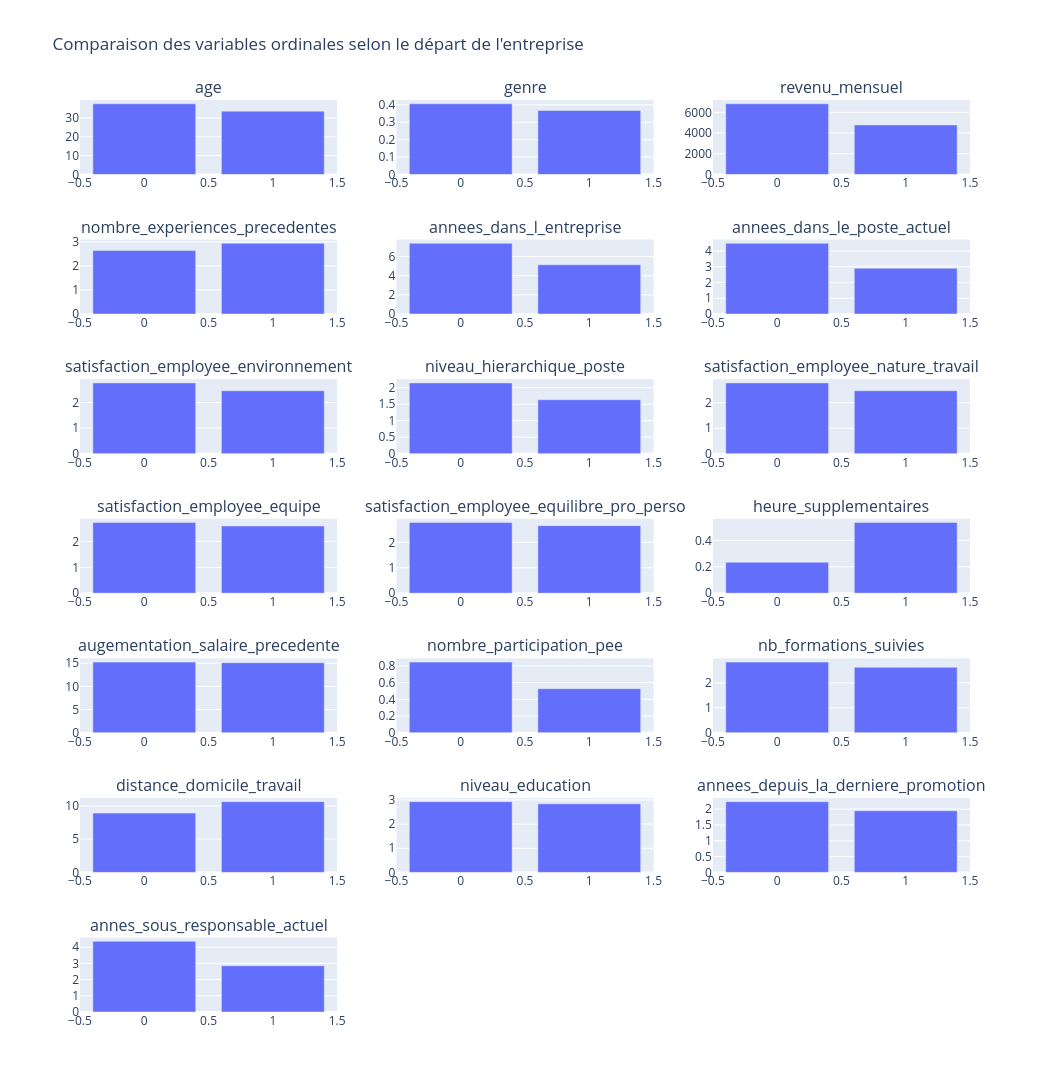

Notebook code cell kept with this figure:
### Code cell
# ==============================================================================
# GRAPHIQUE 3 : HISTOGRAMMES DE COMPARAISON DES MOYENNES DES VARIABLE NUMERIQUE
# ==============================================================================
n_rows_hist = -(-len(df_group.columns) // n_cols)

name_columns = df_group.columns

fig_hist = sp.make_subplots(rows=n_rows_hist, cols=n_cols, subplot_titles=name_columns)

for idx, col in enumerate(name_columns):
    row = idx // n_cols + 1
    col_pos = idx % n_cols + 1

    # bar chart : une valeur moyenne déjà calculée par groupe, pas une distribution brute
    bar_fig = px.bar(x=df_group.index, y=df_group[col])

    for trace in bar_fig.data:
        fig_hist.add_trace(trace, row=row, col=col_pos)

 

fig_hist.update_layout(
    height=300 * n_rows_hist, width=350 * n_cols, showlegend=True,
    title_text="Comparaison des variables ordinales selon le départ de l'entreprise"
)
fig_hist.show()

### Figure 1 — Plotly figure (JSON) as saved in the notebook; plotly's stock layout.template omitted (floating-point values rounded to 4 significant figures)
{"data": [{"hovertemplate": "x=%{x}<br>y=%{y}<extra></extra>", "legendgroup": "", "marker": {"color": "#636efa", "pattern": {"shape": ""}}, "name": "", "orientation": "v", "showlegend": false, "textposition": "auto", "type": "bar", "x": [0, 1], "xaxis": "x", "y": [37.56, 33.61], "yaxis": "y"}, {"hovertemplate": "x=%{x}<br>y=%{y}<extra></extra>", "legendgroup": "", "marker": {"color": "#636efa", "pattern": {"shape": ""}}, "name": "", "orientation": "v", "showlegend": false, "textposition": "auto", "type": "bar", "x": [0, 1], "xaxis": "x2", "y": [0.4063, 0.3671], "yaxis": "y2"}, {"hovertemplate": "x=%{x}<br>y=%{y}<extra></extra>", "legendgroup": "", "marker": {"color": "#636efa", "pattern": {"shape": ""}}, "name": "", "orientation": "v", "showlegend": false, "textposition": "auto", "type": "bar", "x": [0, 1], "xaxis": "x3", "y": [6833.0, 4787.0], "yaxis": "y3"}, {"hovertemplate": "x=%{x}<br>y=%{y}<extra></extra>", "legendgroup": "", "marker": {"color": "#636efa", "pattern": {"shape": ""}}, "name": "", "orientation": "v", "showlegend": false, "textposition": "auto", "type": "bar", "x": [0, 1], "xaxis": "x4", "y": [2.646, 2.941], "yaxis": "y4"}, {"hovertemplate": "x=%{x}<br>y=%{y}<extra></extra>", "legendgroup": "", "marker": {"color": "#636efa", "pattern": {"shape": ""}}, "name": "", "orientation": "v", "showlegend": false, "textposition": "auto", "type": "bar", "x": [0, 1], "xaxis": "x5", "y": [7.369, 5.131], "yaxis": "y5"}, {"hovertemplate": "x=%{x}<br>y=%{y}<extra></extra>", "legendgroup": "", "marker": {"color": "#636efa", "pattern": {"shape": ""}}, "name": "", "orientation": "v", "showlegend": false, "textposition": "auto", "type": "bar", "x": [0, 1], "xaxis": "x6", "y": [4.484, 2.903], "yaxis": "y6"}, {"hovertemplate": "x=%{x}<br>y=%{y}<extra></extra>", "legendgroup": "", "marker": {"color": "#636efa", "pattern": {"shape": ""}}, "name": "", "orientation": "v", "showlegend": false, "textposition": "auto", "type": "bar", "x": [0, 1], "xaxis": "x7", "y": [2.771, 2.464], "yaxis": "y7"}, {"hovertemplate": "x=%{x}<br>y=%{y}<extra></extra>", "legendgroup": "", "marker": {"color": "#636efa", "pattern": {"shape": ""}}, "name": "", "orientation": "v", "showlegend": false, "textposition": "auto", "type": "bar", "x": [0, 1], "xaxis": "x8", "y": [2.146, 1.637], "yaxis": "y8"}, {"hovertemplate": "x=%{x}<br>y=%{y}<extra></extra>", "legendgroup": "", "marker": {"color": "#636efa", "pattern": {"shape": ""}}, "name": "", "orientation": "v", "showlegend": false, "textposition": "auto", "type": "bar", "x": [0, 1], "xaxis": "x9", "y": [2.779, 2.468], "yaxis": "y9"}, {"hovertemplate": "x=%{x}<br>y=%{y}<extra></extra>", "legendgroup": "", "marker": {"color": "#636efa", "pattern": {"shape": ""}}, "name": "", "orientation": "v", "showlegend": false, "textposition": "auto", "type": "bar", "x": [0, 1], "xaxis": "x10", "y": [2.734, 2.599], "yaxis": "y10"}, {"hovertemplate": "x=%{x}<br>y=%{y}<extra></extra>", "legendgroup": "", "marker": {"color": "#636efa", "pattern": {"shape": ""}}, "name": "", "orientation": "v", "showlegend": false, "textposition": "auto", "type": "bar", "x": [0, 1], "xaxis": "x11", "y": [2.781, 2.658], "yaxis": "y11"}, {"hovertemplate": "x=%{x}<br>y=%{y}<extra></extra>", "legendgroup": "", "marker": {"color": "#636efa", "pattern": {"shape": ""}}, "name": "", "orientation": "v", "showlegend": false, "textposition": "auto", "type": "bar", "x": [0, 1], "xaxis": "x12", "y": [0.2344, 0.5359], "yaxis": "y12"}, {"hovertemplate": "x=%{x}<br>y=%{y}<extra></extra>", "legendgroup": "", "marker": {"color": "#636efa", "pattern": {"shape": ""}}, "name": "", "orientation": "v", "showlegend": false, "textposition": "auto", "type": "bar", "x": [0, 1], "xaxis": "x13", "y": [15.23, 15.1], "yaxis": "y13"}, {"hovertemplate": "x=%{x}<br>y=%{y}<extra></extra>", "legendgroup": "", "marker": {"color": "#636efa", "pattern": {"shape": ""}}, "name": "", "orientation": "v", "showlegend": false, "textposition": "auto", "type": "bar", "x": [0, 1], "xaxis": "x14", "y": [0.8451, 0.5274], "yaxis": "y14"}, {"hovertemplate": "x=%{x}<br>y=%{y}<extra></extra>", "legendgroup": "", "marker": {"color": "#636efa", "pattern": {"shape": ""}}, "name": "", "orientation": "v", "showlegend": false, "textposition": "auto", "type": "bar", "x": [0, 1], "xaxis": "x15", "y": [2.833, 2.624], "yaxis": "y15"}, {"hovertemplate": "x=%{x}<br>y=%{y}<extra></extra>", "legendgroup": "", "marker": {"color": "#636efa", "pattern": {"shape": ""}}, "name": "", "orientation": "v", "showlegend": false, "textposition": "auto", "type": "bar", "x": [0, 1], "xaxis": "x16", "y": [8.916, 10.63], "yaxis": "y16"}, {"hovertemplate": "x=%{x}<br>y=%{y}<extra></extra>", "legendgroup": "", "marker": {"color": "#636efa", "pattern": {"shape": ""}}, "name": "", "orientation": "v", "showlegend": false, "textposition": "auto", "type": "bar", "x": [0, 1], "xaxis": "x17", "y": [2.927, 2.84], "yaxis": "y17"}, {"hovertemplate": "x=%{x}<br>y=%{y}<extra></extra>", "legendgroup": "", "marker": {"color": "#636efa", "pattern": {"shape": ""}}, "name": "", "orientation": "v", "showlegend": false, "textposition": "auto", "type": "bar", "x": [0, 1], "xaxis": "x18", "y": [2.234, 1.945], "yaxis": "y18"}, {"hovertemplate": "x=%{x}<br>y=%{y}<extra></extra>", "legendgroup": "", "marker": {"color": "#636efa", "pattern": {"shape": ""}}, "name": "", "orientation": "v", "showlegend": false, "textposition": "auto", "type": "bar", "x": [0, 1], "xaxis": "x19", "y": [4.367, 2.852], "yaxis": "y19"}], "layout": {"annotations": [{"font": {"size": 16}, "showarrow": false, "text": "age", "x": 0.1444, "xanchor": "center", "xref": "paper", "y": 1.0, "yanchor": "bottom", "yref": "paper"}, {"font": {"size": 16}, "showarrow": false, "text": "genre", "x": 0.5, "xanchor": "center", "xref": "paper", "y": 1.0, "yanchor": "bottom", "yref": "paper"}, {"font": {"size": 16}, "showarrow": false, "text": "revenu_mensuel", "x": 0.8556, "xanchor": "center", "xref": "paper", "y": 1.0, "yanchor": "bottom", "yref": "paper"}, {"font": {"size": 16}, "showarrow": false, "text": "nombre_experiences_precedentes", "x": 0.1444, "xanchor": "center", "xref": "paper", "y": 0.8469, "yanchor": "bottom", "yref": "paper"}, {"font": {"size": 16}, "showarrow": false, "text": "annees_dans_l_entreprise", "x": 0.5, "xanchor": "center", "xref": "paper", "y": 0.8469, "yanchor": "bottom", "yref": "paper"}, {"font": {"size": 16}, "showarrow": false, "text": "annees_dans_le_poste_actuel", "x": 0.8556, "xanchor": "center", "xref": "paper", "y": 0.8469, "yanchor": "bottom", "yref": "paper"}, {"font": {"size": 16}, "showarrow": false, "text": "satisfaction_employee_environnement", "x": 0.1444, "xanchor": "center", "xref": "paper", "y": 0.6939, "yanchor": "bottom", "yref": "paper"}, {"font": {"size": 16}, "showarrow": false, "text": "niveau_hierarchique_poste", "x": 0.5, "xanchor": "center", "xref": "paper", "y": 0.6939, "yanchor": "bottom", "yref": "paper"}, {"font": {"size": 16}, "showarrow": false, "text": "satisfaction_employee_nature_travail", "x": 0.8556, "xanchor": "center", "xref": "paper", "y": 0.6939, "yanchor": "bottom", "yref": "paper"}, {"font": {"size": 16}, "showarrow": false, "text": "satisfaction_employee_equipe", "x": 0.1444, "xanchor": "center", "xref": "paper", "y": 0.5408, "yanchor": "bottom", "yref": "paper"}, {"font": {"size": 16}, "showarrow": false, "text": "satisfaction_employee_equilibre_pro_perso", "x": 0.5, "xanchor": "center", "xref": "paper", "y": 0.5408, "yanchor": "bottom", "yref": "paper"}, {"font": {"size": 16}, "showarrow": false, "text": "heure_supplementaires", "x": 0.8556, "xanchor": "center", "xref": "paper", "y": 0.5408, "yanchor": "bottom", "yref": "paper"}, {"font": {"size": 16}, "showarrow": false, "text": "augementation_salaire_precedente", "x": 0.1444, "xanchor": "center", "xref": "paper", "y": 0.3878, "yanchor": "bottom", "yref": "paper"}, {"font": {"size": 16}, "showarrow": false, "text": "nombre_participation_pee", "x": 0.5, "xanchor": "center", "xref": "paper", "y": 0.3878, "yanchor": "bottom", "yref": "paper"}, {"font": {"size": 16}, "showarrow": false, "text": "nb_formations_suivies", "x": 0.8556, "xanchor": "center", "xref": "paper", "y": 0.3878, "yanchor": "bottom", "yref": "paper"}, {"font": {"size": 16}, "showarrow": false, "text": "distance_domicile_travail", "x": 0.1444, "xanchor": "center", "xref": "paper", "y": 0.2347, "yanchor": "bottom", "yref": "paper"}, {"font": {"size": 16}, "showarrow": false, "text": "niveau_education", "x": 0.5, "xanchor": "center", "xref": "paper", "y": 0.2347, "yanchor": "bottom", "yref": "paper"}, {"font": {"size": 16}, "showarrow": false, "text": "annees_depuis_la_derniere_promotion", "x": 0.8556, "xanchor": "center", "xref": "paper", "y": 0.2347, "yanchor": "bottom", "yref": "paper"}, {"font": {"size": 16}, "showarrow": false, "text": "annes_sous_responsable_actuel", "x": 0.1444, "xanchor": "center", "xref": "paper", "y": 0.08163, "yanchor": "bottom", "yref": "paper"}], "height": 2100, "showlegend": true, "title": {"text": "Comparaison des variables ordinales selon le départ de l'entreprise"}, "width": 1050, "xaxis": {"anchor": "y", "domain": [0, 0.2889]}, "xaxis10": {"anchor": "y10", "domain": [0, 0.2889]}, "xaxis11": {"anchor": "y11", "domain": [0.3556, 0.6444]}, "xaxis12": {"anchor": "y12", "domain": [0.7111, 1]}, "xaxis13": {"anchor": "y13", "domain": [0, 0.2889]}, "xaxis14": {"anchor": "y14", "domain": [0.3556, 0.6444]}, "xaxis15": {"anchor": "y15", "domain": [0.7111, 1]}, "xaxis16": {"anchor": "y16", "domain": [0, 0.2889]}, "xaxis17": {"anchor": "y17", "domain": [0.3556, 0.6444]}, "xaxis18": {"anchor": "y18", "domain": [0.7111, 1]}, "xaxis19": {"anchor": "y19", "domain": [0, 0.2889]}, "xaxis2": {"anchor": "y2", "domain": [0.3556, 0.6444]}, "xaxis20": {"anchor": "y20", "domain": [0.3556, 0.6444]}, "xaxis21": {"anchor": "y21", "domain": [0.7111, 1]}, "xaxis3": {"anchor": "y3", "domain": [0.7111, 1]}, "xaxis4": {"anchor": "y4", "domain": [0, 0.2889]}, "xaxis5": {"anchor": "y5", "domain": [0.3556, 0.6444]}, "xaxis6": {"anchor": "y6", "domain": [0.7111, 1]}, "xaxis7": {"anchor": "y7", "domain": [0, 0.2889]}, "xaxis8": {"anchor": "y8", "domain": [0.3556, 0.6444]}, "xaxis9": {"anchor": "y9", "domain": [0.7111, 1]}, "yaxis": {"anchor": "x", "domain": [0.9184, 1.0]}, "yaxis10": {"anchor": "x10", "domain": [0.4592, 0.5408]}, "yaxis11": {"anchor": "x11", "domain": [0.4592, 0.5408]}, "yaxis12": {"anchor": "x12", "domain": [0.4592, 0.5408]}, "yaxis13": {"anchor": "x13", "domain": [0.3061, 0.3878]}, "yaxis14": {"anchor": "x14", "domain": [0.3061, 0.3878]}, "yaxis15": {"anchor": "x15", "domain": [0.3061, 0.3878]}, "yaxis16": {"anchor": "x16", "domain": [0.1531, 0.2347]}, "yaxis17": {"anchor": "x17", "domain": [0.1531, 0.2347]}, "yaxis18": {"anchor": "x18", "domain": [0.1531, 0.2347]}, "yaxis19": {"anchor": "x19", "domain": [0, 0.08163]}, "yaxis2": {"anchor": "x2", "domain": [0.9184, 1.0]}, "yaxis20": {"anchor": "x20", "domain": [0, 0.08163]}, "yaxis21": {"anchor": "x21", "domain": [0, 0.08163]}, "yaxis3": {"anchor": "x3", "domain": [0.9184, 1.0]}, "yaxis4": {"anchor": "x4", "domain": [0.7653, 0.8469]}, "yaxis5": {"anchor": "x5", "domain": [0.7653, 0.8469]}, "yaxis6": {"anchor": "x6", "domain": [0.7653, 0.8469]}, "yaxis7": {"anchor": "x7", "domain": [0.6122, 0.6939]}, "yaxis8": {"anchor": "x8", "domain": [0.6122, 0.6939]}, "yaxis9": {"anchor": "x9", "domain": [0.6122, 0.6939]}}}
